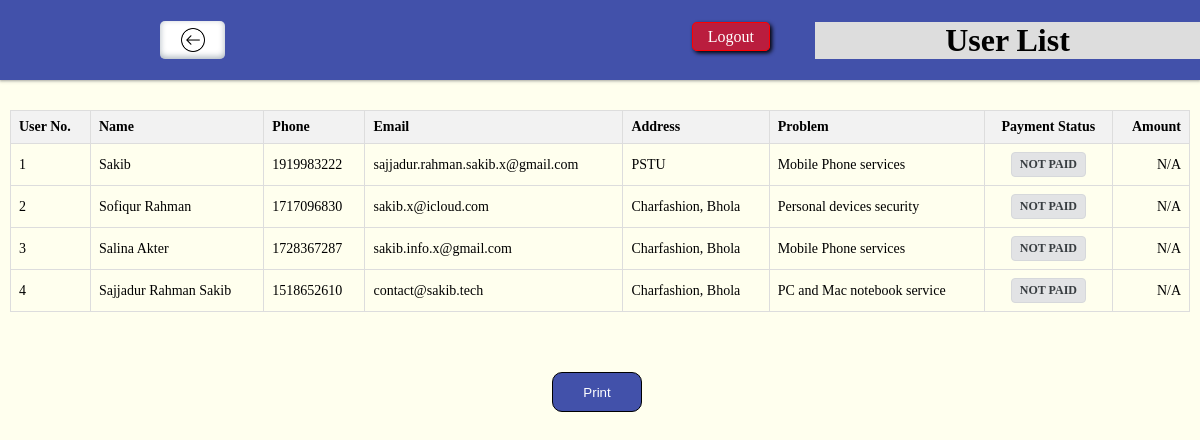
/admin/alluser.php (signed in), run on an earlier commit of the app's database.
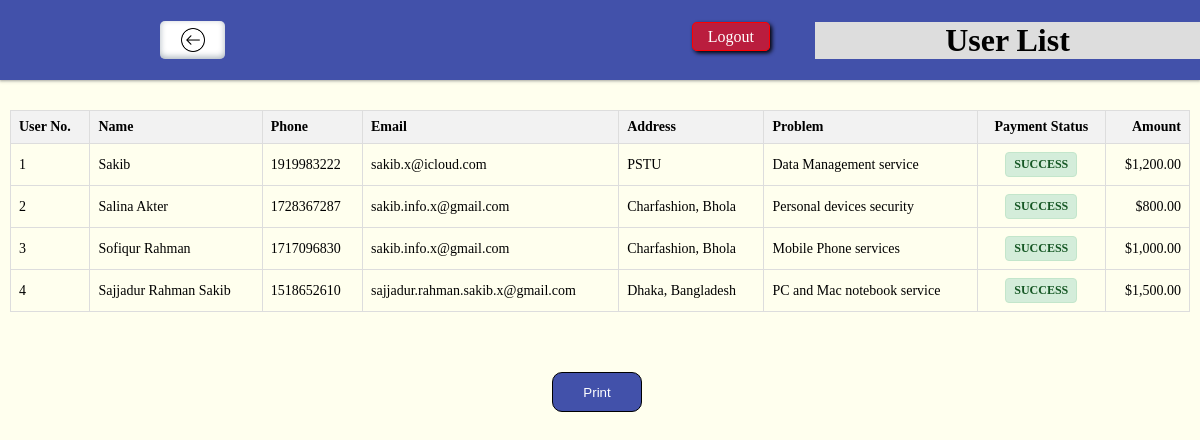
And on a later commit of the database.
### tables this page shows
CREATE TABLE `reservation` (
  `id` int(100) NOT NULL,
  `name` varchar(32) NOT NULL,
  `address` varchar(50) NOT NULL,
  `phone` int(14) NOT NULL,
  `email` varchar(38) NOT NULL,
  `problem` varchar(100) NOT NULL,
  `description` varchar(500) NOT NULL,
  `submission_time` timestamp NOT NULL DEFAULT current_timestamp(),
  `tracking` varchar(20) DEFAULT NULL,
  `payment_status` enum('PENDING','PAID','FAILED','CANCELLED') DEFAULT 'PENDING'
);

CREATE TABLE `payments` (
  `id` int(11) NOT NULL,
  `reservation_id` int(11) NOT NULL,
  `transaction_id` varchar(100) NOT NULL,
  `session_key` varchar(255) DEFAULT NULL,
  `amount` decimal(10,2) NOT NULL,
  `currency` varchar(3) DEFAULT 'BDT',
  `service_type` varchar(100) NOT NULL,
  `status` enum('PENDING','SUCCESS','FAILED','CANCELLED','INVALID') DEFAULT 'PENDING',
  `ssl_response` text DEFAULT NULL,
  `ipn_received` tinyint(1) DEFAULT 0,
  `created_at` timestamp NULL DEFAULT current_timestamp(),
  `updated_at` timestamp NULL DEFAULT NULL
);

### admin/alluser.php (the view, shortened to what this page needs)
<!DOCTYPE html>
<html lang="en">
<head>
    <link rel="stylesheet" href="approval.css">
</head>
<body>
    <div class="contaner">
        <div class="navbar item">
            <div class="blank">
                <a href="./admin.php" class="btnhome"></a>
            </div>
            <h1>User List</h1>
            <div class="logout">
                <a href="">Logout</a>
            </div>
        </div>
        <div class="content item">
            <table>
                <thead>
                    <tr>
                        <th>User No.</th>
                        <th>Name</th>
                        <th>Phone</th>
                        <th>Email</th>
                        <th>Address</th>
                        <th>Problem</th>
                        <th>Payment Status</th>
                        <th>Amount</th>
                    </tr>
                </thead>
                <tbody>
                    <?php
                    include 'config.php';
                    $sql = "SELECT r.*, p.transaction_id, p.amount, p.currency, p.status as payment_status, p.created_at as payment_date
                            FROM reservation r
                            LEFT JOIN payments p ON r.id = p.reservation_id
                            ORDER BY r.id DESC";
                    $result = mysqli_query($conn,$sql);
                    $no=1;
                    while($row=mysqli_fetch_assoc($result))
                    {
                        $payment_status = $row['payment_status'] ? $row['payment_status'] : 'Not Paid';
                        $amount = $row['amount'] ? '$' . number_format($row['amount'], 2) : 'N/A';
                        $status_class = '';
                        switch (strtolower($payment_status)) {
                            case 'paid':
                            case 'completed':
                            case 'success':
                                $status_class = 'status-paid';
                                break;
                            default:
                                $status_class = 'status-unpaid';
                        }
                        echo '<tr>
                        <td>'.$no.'</td>
                        <td>'.$row['name'].'</td>
                        <td>'.$row['phone'].'</td>
                        <td>'.$row['email'].'</td>
                        <td>'.$row['address'].'</td>
                        <td>'.$row['problem'].'</td>
                        <td><span class="payment-status '.$status_class.'">'.htmlspecialchars($payment_status).'</span></td>
                        <td>'.$amount.'</td>
                    </tr>';
                    $no++;
                    }
                ?>
                </tbody>
            </table>
        </div>
    </div>
    <div style="width: 8%; /* Adjust width as needed */
    margin: 50px auto;">
    <form action="<?php $_SERVER['PHP_SELF']?>" method="POST">
        <input name="submit" type="submit" value="Print" class="printbtn">
    </form>
    </div>
</body>
</html>

### admin/approval.css (style rules this page uses)
* { margin: 0; padding: 0; box-sizing: border-box; }
form .printbtn { width: 90px; height: 40px; padding: 2px; background-color: #4251aa; color: #fff; border-radius: 10px; border: 1px solid black; }
html, body { min-height: 100%; width: 100%; margin: 0; overflow: auto; background-color: #ffffee; box-sizing: border-box; }
.navbar { width: 100%; order: 1; height: 80px; display: flex; justify-content: space-evenly; align-items: center; background-image: radial-gradient(circle farthest-corner at 10% 20%, #4251aa 42%, #4251aa 93.6%); box-shadow: rgba(60, 64, 67, 0.3) 0px 1px 2px 0px, rgba(60, 64, 67, 0.15) 0px 1px 3px 1px; }
.navbar h1 { order: 1; flex: 1; text-align: center; background-color: #ddd; }
.blank { flex: 1; height: 60px; display: flex; justify-content: center; align-items: center; }
.blank a { border: 1px solid blue; }
.logout { flex: 1; height: 25px; text-align: right; padding-right: 45px; }
.logout a { height: 20px; width: 100px; padding: 5px 15px; border: 1px solid red; background-color: rgba(255, 0, 0, 0.636); color: white; text-decoration: none; border-radius: 5px; box-shadow: 2px 2px 4px black; transition: all 0.2s ease-in-out; }
.content { width: 100%; box-sizing: border-box; order: 2; padding: 10px; display: flex; justify-content: center; align-items: center; overflow: auto; }
table { width: 100%; border-collapse: collapse; margin-top: 20px; }
th, td { border: 1px solid #ddd; padding: 8px; text-align: left; }
th { background-color: #f2f2f2; }
.navbar .blank .btnhome { height: 38px; width: 65px; border-radius: 5px; border: none; background-color: #ffffff; box-shadow: rgba(50, 50, 93, 0.25) 0px 50px 100px -20px, rgba(0, 0, 0, 0.3) 0px 30px 60px -30px, rgba(10, 37, 64, 0.35) 0px -2px 6px 0px inset; transition: background-color 0.3s, color 0.3s; background-image: url('./images/back.png'); object-fit: cover; background-size: 40%; background-position: center; background-repeat: no-repeat; }

### admin/alluser.php (style rules this page uses)
.payment-status { padding: 4px 8px; border-radius: 4px; font-size: 12px; font-weight: bold; text-transform: uppercase; display: inline-block; min-width: 70px; text-align: center; }
.status-paid { background-color: #d4edda; color: #155724; border: 1px solid #c3e6cb; }
table { width: 100%; border-collapse: collapse; }
th, td { padding: 8px; text-align: left; border-bottom: 1px solid #ddd; }
th { background-color: #f2f2f2; font-weight: bold; }
.content table { font-size: 14px; }
.content th:nth-child(7), .content td:nth-child(7) { text-align: center; }
.content th:nth-child(8), .content td:nth-child(8) { text-align: right; }
.status-unpaid { background-color: #e2e3e5; color: #383d41; border: 1px solid #d6d8db; }

What changed in the data, as far as the page shows it:
removed reservation: name "Sakib", phone "1919983222", email "sajjadur.rahman.sakib.x@gmail.com", address "PSTU", problem "Mobile Phone services", payment_status "NOT PAID", amount "N/A"
removed reservation: name "Sofiqur Rahman", phone "1717096830", email "sakib.x@icloud.com", address "Charfashion, Bhola", problem "Personal devices security", payment_status "NOT PAID", amount "N/A"
removed reservation: name "Salina Akter", phone "1728367287", email "sakib.info.x@gmail.com", address "Charfashion, Bhola", problem "Mobile Phone services", payment_status "NOT PAID", amount "N/A"
removed reservation: name "Sajjadur Rahman Sakib", phone "1518652610", email "contact@sakib.tech", address "Charfashion, Bhola", problem "PC and Mac notebook service", payment_status "NOT PAID", amount "N/A"
added payments: reservation.name "Sakib", reservation.phone "1919983222", reservation.email "sakib.x@icloud.com", reservation.address "PSTU", reservation.problem "Data Management service", status "SUCCESS", amount "$1,200.00"
added payments: reservation.name "Salina Akter", reservation.phone "1728367287", reservation.email "sakib.info.x@gmail.com", reservation.address "Charfashion, Bhola", reservation.problem "Personal devices security", status "SUCCESS", amount "$800.00"
added payments: reservation.name "Sofiqur Rahman", reservation.phone "1717096830", reservation.email "sakib.info.x@gmail.com", reservation.address "Charfashion, Bhola", reservation.problem "Mobile Phone services", status "SUCCESS", amount "$1,000.00"
added payments: reservation.name "Sajjadur Rahman Sakib", reservation.phone "1518652610", reservation.email "sajjadur.rahman.sakib.x@gmail.com", reservation.address "Dhaka, Bangladesh", reservation.problem "PC and Mac notebook service", status "SUCCESS", amount "$1,500.00"
